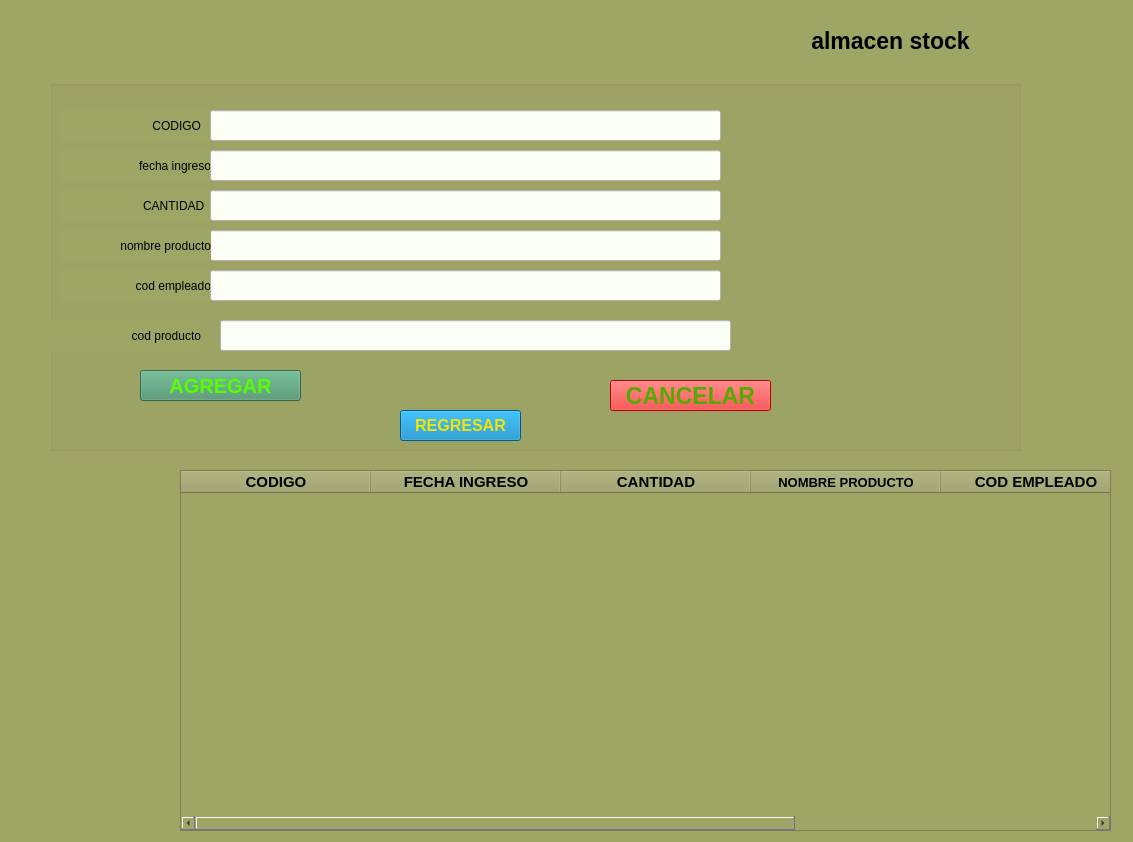
<?xml version="1.0" encoding="UTF-8"?>
<ui version="4.0">
 <class>MainWindow</class>
 <widget class="QMainWindow" name="MainWindow">
  <property name="geometry">
   <rect>
    <x>0</x>
    <y>0</y>
    <width>1133</width>
    <height>842</height>
   </rect>
  </property>
  <property name="windowTitle">
   <string>MainWindow</string>
  </property>
  <property name="styleSheet">
   <string notr="true">background-color: rgb(159, 165, 101);</string>
  </property>
  <widget class="QWidget" name="centralwidget">
   <widget class="QLabel" name="label">
    <property name="geometry">
     <rect>
      <x>550</x>
      <y>20</y>
      <width>681</width>
      <height>41</height>
     </rect>
    </property>
    <property name="font">
     <font>
      <pointsize>17</pointsize>
      <weight>75</weight>
      <bold>true</bold>
     </font>
    </property>
    <property name="text">
     <string>almacen stock</string>
    </property>
    <property name="alignment">
     <set>Qt::AlignCenter</set>
    </property>
   </widget>
   <widget class="QGroupBox" name="groupBox">
    <property name="geometry">
     <rect>
      <x>50</x>
      <y>80</y>
      <width>971</width>
      <height>371</height>
     </rect>
    </property>
    <property name="styleSheet">
     <string notr="true">border-left-color: rgb(172, 179, 128);</string>
    </property>
    <property name="title">
     <string/>
    </property>
    <widget class="QLabel" name="label_2">
     <property name="geometry">
      <rect>
       <x>10</x>
       <y>30</y>
       <width>151</width>
       <height>31</height>
      </rect>
     </property>
     <property name="text">
      <string>CODIGO   </string>
     </property>
     <property name="alignment">
      <set>Qt::AlignRight|Qt::AlignTrailing|Qt::AlignVCenter</set>
     </property>
    </widget>
    <widget class="QLineEdit" name="codstock">
     <property name="geometry">
      <rect>
       <x>160</x>
       <y>30</y>
       <width>511</width>
       <height>31</height>
      </rect>
     </property>
     <property name="styleSheet">
      <string notr="true">background-color: rgb(251, 255, 246);</string>
     </property>
     <property name="alignment">
      <set>Qt::AlignCenter</set>
     </property>
    </widget>
    <widget class="QLabel" name="label_3">
     <property name="geometry">
      <rect>
       <x>10</x>
       <y>70</y>
       <width>151</width>
       <height>31</height>
      </rect>
     </property>
     <property name="text">
      <string>fecha ingreso</string>
     </property>
     <property name="alignment">
      <set>Qt::AlignRight|Qt::AlignTrailing|Qt::AlignVCenter</set>
     </property>
    </widget>
    <widget class="QLineEdit" name="fechastock">
     <property name="geometry">
      <rect>
       <x>160</x>
       <y>70</y>
       <width>511</width>
       <height>31</height>
      </rect>
     </property>
     <property name="styleSheet">
      <string notr="true">background-color: rgb(251, 255, 246);</string>
     </property>
     <property name="alignment">
      <set>Qt::AlignCenter</set>
     </property>
    </widget>
    <widget class="QLabel" name="label_4">
     <property name="geometry">
      <rect>
       <x>10</x>
       <y>110</y>
       <width>151</width>
       <height>31</height>
      </rect>
     </property>
     <property name="text">
      <string>CANTIDAD  </string>
     </property>
     <property name="alignment">
      <set>Qt::AlignRight|Qt::AlignTrailing|Qt::AlignVCenter</set>
     </property>
    </widget>
    <widget class="QLineEdit" name="cantidadstock">
     <property name="geometry">
      <rect>
       <x>160</x>
       <y>110</y>
       <width>511</width>
       <height>31</height>
      </rect>
     </property>
     <property name="styleSheet">
      <string notr="true">background-color: rgb(251, 255, 246);</string>
     </property>
     <property name="alignment">
      <set>Qt::AlignCenter</set>
     </property>
    </widget>
    <widget class="QLineEdit" name="nombrestock">
     <property name="geometry">
      <rect>
       <x>160</x>
       <y>150</y>
       <width>511</width>
       <height>31</height>
      </rect>
     </property>
     <property name="styleSheet">
      <string notr="true">background-color: rgb(251, 255, 246);</string>
     </property>
     <property name="alignment">
      <set>Qt::AlignCenter</set>
     </property>
    </widget>
    <widget class="QLabel" name="label_5">
     <property name="geometry">
      <rect>
       <x>10</x>
       <y>150</y>
       <width>151</width>
       <height>31</height>
      </rect>
     </property>
     <property name="text">
      <string>nombre producto</string>
     </property>
     <property name="alignment">
      <set>Qt::AlignRight|Qt::AlignTrailing|Qt::AlignVCenter</set>
     </property>
    </widget>
    <widget class="QLabel" name="label_6">
     <property name="geometry">
      <rect>
       <x>10</x>
       <y>190</y>
       <width>151</width>
       <height>31</height>
      </rect>
     </property>
     <property name="text">
      <string>cod empleado</string>
     </property>
     <property name="alignment">
      <set>Qt::AlignRight|Qt::AlignTrailing|Qt::AlignVCenter</set>
     </property>
    </widget>
    <widget class="QLineEdit" name="codemple">
     <property name="geometry">
      <rect>
       <x>160</x>
       <y>190</y>
       <width>511</width>
       <height>31</height>
      </rect>
     </property>
     <property name="styleSheet">
      <string notr="true">background-color: rgb(251, 255, 246);</string>
     </property>
     <property name="alignment">
      <set>Qt::AlignCenter</set>
     </property>
    </widget>
    <widget class="QPushButton" name="agregarstock">
     <property name="geometry">
      <rect>
       <x>90</x>
       <y>290</y>
       <width>161</width>
       <height>31</height>
      </rect>
     </property>
     <property name="font">
      <font>
       <pointsize>15</pointsize>
       <weight>75</weight>
       <bold>true</bold>
      </font>
     </property>
     <property name="styleSheet">
      <string notr="true">background-color: rgb(72, 145, 107);
color: rgb(85, 255, 0);</string>
     </property>
     <property name="text">
      <string>AGREGAR</string>
     </property>
    </widget>
    <widget class="QPushButton" name="cancelarstock">
     <property name="geometry">
      <rect>
       <x>560</x>
       <y>300</y>
       <width>161</width>
       <height>31</height>
      </rect>
     </property>
     <property name="font">
      <font>
       <pointsize>17</pointsize>
       <weight>75</weight>
       <bold>true</bold>
      </font>
     </property>
     <property name="styleSheet">
      <string notr="true">background-color: rgb(255, 0, 0);
color: rgb(85, 170, 0);</string>
     </property>
     <property name="text">
      <string>CANCELAR</string>
     </property>
    </widget>
    <widget class="QPushButton" name="pushButton_2">
     <property name="geometry">
      <rect>
       <x>350</x>
       <y>330</y>
       <width>121</width>
       <height>31</height>
      </rect>
     </property>
     <property name="font">
      <font>
       <pointsize>12</pointsize>
       <weight>75</weight>
       <bold>true</bold>
      </font>
     </property>
     <property name="styleSheet">
      <string notr="true">background-color: rgb(0, 127, 190);
color: rgb(244, 228, 0);</string>
     </property>
     <property name="text">
      <string>REGRESAR</string>
     </property>
    </widget>
    <widget class="QLabel" name="label_7">
     <property name="geometry">
      <rect>
       <x>0</x>
       <y>240</y>
       <width>151</width>
       <height>31</height>
      </rect>
     </property>
     <property name="text">
      <string>cod producto</string>
     </property>
     <property name="alignment">
      <set>Qt::AlignRight|Qt::AlignTrailing|Qt::AlignVCenter</set>
     </property>
    </widget>
    <widget class="QLineEdit" name="codproductostock">
     <property name="geometry">
      <rect>
       <x>170</x>
       <y>240</y>
       <width>511</width>
       <height>31</height>
      </rect>
     </property>
     <property name="styleSheet">
      <string notr="true">background-color: rgb(251, 255, 246);</string>
     </property>
     <property name="alignment">
      <set>Qt::AlignCenter</set>
     </property>
    </widget>
   </widget>
   <widget class="QTableWidget" name="tablastock">
    <property name="geometry">
     <rect>
      <x>180</x>
      <y>470</y>
      <width>931</width>
      <height>361</height>
     </rect>
    </property>
    <property name="font">
     <font>
      <pointsize>10</pointsize>
      <weight>75</weight>
      <bold>true</bold>
     </font>
    </property>
    <property name="frameShadow">
     <enum>QFrame::Sunken</enum>
    </property>
    <property name="autoScrollMargin">
     <number>16</number>
    </property>
    <property name="showGrid">
     <bool>true</bool>
    </property>
    <property name="sortingEnabled">
     <bool>false</bool>
    </property>
    <property name="rowCount">
     <number>0</number>
    </property>
    <attribute name="horizontalHeaderVisible">
     <bool>true</bool>
    </attribute>
    <attribute name="horizontalHeaderCascadingSectionResizes">
     <bool>false</bool>
    </attribute>
    <attribute name="horizontalHeaderDefaultSectionSize">
     <number>190</number>
    </attribute>
    <attribute name="horizontalHeaderHighlightSections">
     <bool>false</bool>
    </attribute>
    <attribute name="verticalHeaderVisible">
     <bool>false</bool>
    </attribute>
    <attribute name="verticalHeaderHighlightSections">
     <bool>false</bool>
    </attribute>
    <column>
     <property name="text">
      <string>CODIGO</string>
     </property>
     <property name="font">
      <font>
       <pointsize>11</pointsize>
       <weight>75</weight>
       <bold>true</bold>
      </font>
     </property>
     <property name="textAlignment">
      <set>AlignCenter</set>
     </property>
    </column>
    <column>
     <property name="text">
      <string>FECHA INGRESO</string>
     </property>
     <property name="font">
      <font>
       <pointsize>11</pointsize>
       <weight>75</weight>
       <bold>true</bold>
      </font>
     </property>
     <property name="textAlignment">
      <set>AlignCenter</set>
     </property>
    </column>
    <column>
     <property name="text">
      <string>CANTIDAD</string>
     </property>
     <property name="font">
      <font>
       <pointsize>11</pointsize>
       <weight>75</weight>
       <bold>true</bold>
      </font>
     </property>
     <property name="textAlignment">
      <set>AlignCenter</set>
     </property>
    </column>
    <column>
     <property name="text">
      <string>NOMBRE PRODUCTO</string>
     </property>
     <property name="font">
      <font>
       <pointsize>10</pointsize>
       <weight>75</weight>
       <bold>true</bold>
      </font>
     </property>
     <property name="textAlignment">
      <set>AlignCenter</set>
     </property>
    </column>
    <column>
     <property name="text">
      <string>COD EMPLEADO</string>
     </property>
     <property name="font">
      <font>
       <pointsize>11</pointsize>
       <weight>75</weight>
       <bold>true</bold>
      </font>
     </property>
     <property name="textAlignment">
      <set>AlignCenter</set>
     </property>
    </column>
    <column>
     <property name="text">
      <string>COD PRODUCTO</string>
     </property>
     <property name="font">
      <font>
       <weight>75</weight>
       <bold>true</bold>
      </font>
     </property>
     <property name="textAlignment">
      <set>AlignCenter</set>
     </property>
    </column>
   </widget>
  </widget>
 </widget>
 <resources/>
 <connections/>
</ui>
